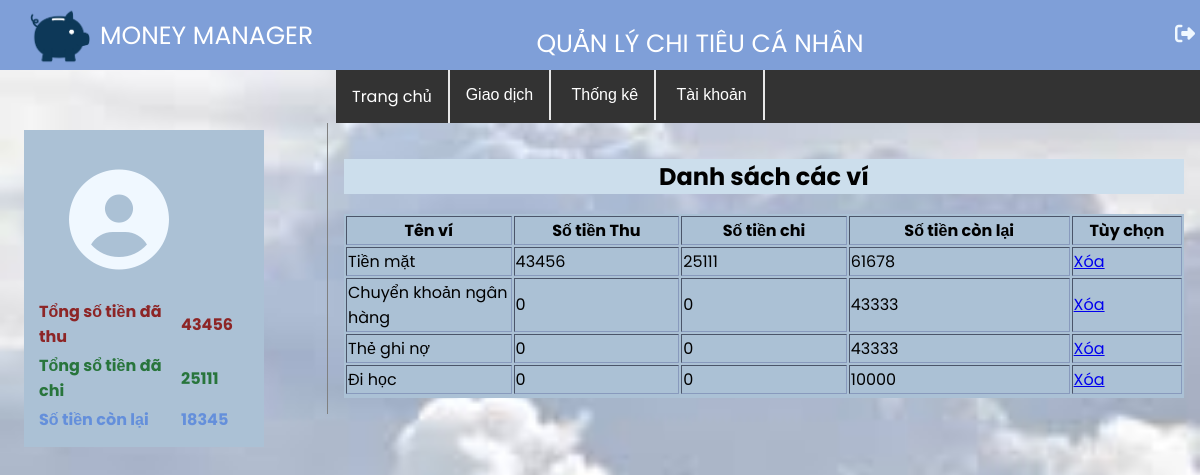
Screenshot of /Danhsachvi.php with the database file from the repository.
### tables this page shows
CREATE TABLE `list_accounts` (
  `id_acc` int(8) NOT NULL,
  `name_acc` varchar(50) NOT NULL,
  `money_acc` int(50) NOT NULL,
  `thu` int(11) NOT NULL,
  `chi` int(11) NOT NULL
);

### Danhsachvi.php (the view, shortened to what this page needs)
<!doctype html>
<html>
<head>
    <link rel="stylesheet"href="https://stackpath.bootstrapcdn.com/font-awesome/4.7.0/css/font-awesome.min.css"/>
	<link rel="stylesheet" href="https://cdnjs.cloudflare.com/ajax/libs/font-awesome/5.15.3/css/all.min.css">
	<link rel="stylesheet" href="https://cdnjs.cloudflare.com/ajax/libs/font-awesome/6.2.1/css/all.min.css">
	<link rel="stylesheet" href="main.css"/>
</head>
<body>
	<div id="header">
		<div>
				<img src="images/Money Manager (1).png" id="anh">
				<p id="money">MONEY MANAGER</p>
		</div>
	    <div id="chu">
				<marquee  direction="left" scrollamount="7" hspace="10%"  >
				<p>QUẢN LÝ CHI TIÊU CÁ NHÂN</p>
				</marquee>
				</div>
		<div id="icon"><a href="LoginView.php">
				 <i class="fa-solid fa-right-from-bracket"></i></a></div>
	</div>
	<nav>
        <ul>
           <li ><a class="dropdown"href="TrangChuLogin.php">Trang chủ</a></li>
			  <div class="dropdown">
				  <button class="dropbtn">Giao dịch</button>
			</div>
			<div class="dropdown">
			  <button class="dropbtn">Thống kê</button>
		</div>
            <div class="dropdown">
			  <button class="dropbtn">Tài khoản</button>
		</div>
        </ul>
    </nav>
	<article id="dsgd">
	  <h1>Danh sách các ví</h1>
		<table id="table_right_trangchu" border="1">
			<tr>
					<th width="15%">Tên ví</th>
					<th width="15%">Số tiền Thu</th>
					<th width="15%">Số tiền chi</th>
					<th width="20%">Số tiền còn lại</th>
					<th width="10%">Tùy chọn</th>
			</tr>
		<?php
		include("connectdb.php");
		$chi="Select * from list_accounts";
		$result = $conn->query($chi);
		if ($result->num_rows > 0) {
        while(($row = $result->fetch_assoc())){
			?>
		<tr>
					<td><?php echo $row["name_acc"]?></td>
					<td><?php echo $row["thu"]?></td>
					<td><?php echo $row["chi"]?></td>
					<td><?php echo $row["money_acc"]?></td>
					<td><a href="DelVi.php?id_acc=<?php echo $row["id_acc"]?>">Xóa</a></td>
			</tr>
		<?php
		}
	}
    else {
        echo "<p>No transactions found.</p>";
    }
			?>
		</table>
	</article>
	<section>
		<table id="table_left" border="0">
			<tr>
				<th width="160" height="150px">
					<i class="fa-solid fa-circle-user"></i>
				</th>
				<th width="150"></th>
			</tr>
			<tr>
				<?php
				$sql = "SELECT SUM(amount) AS total_in FROM giaodich WHERE kieu='Thu'";
				$result = $conn->query($sql);
				$row = $result->fetch_assoc();
				$total_in = $row["total_in"];
				?>
				<th id="sum_thu">Tổng số tiền đã thu</th>
				<th id="sum_thu"><?php echo $total_in; ?></th>
			</tr>
			<tr><th id="sum_chi">Tổng sổ tiền đã chi</th>
				<?php
				$sql = "SELECT SUM(amount) AS total_expense FROM giaodich WHERE kieu='Chi'";
				$result = $conn->query($sql);
				$row = $result->fetch_assoc();
				$total_expenses = $row["total_expense"];
				?>
				<th id="sum_chi"><?php echo $total_expenses ; ?></th>
				<th id="sum_chi"></th>
			</tr>
			<tr>
				<th id="sum">Số tiền còn lại</th>
				<?php $remaining_balance = $total_in - $total_expenses; ?>
				<th id="sum"> <?php echo $remaining_balance ?> </th>
				<th id="sum"></th>
			</tr>
		</table>
	</section>
</body>
</html>

### main.css (style rules this page uses)
body { background-image: url("images/download.jpg"); background-repeat: no-repeat; background-attachment: fixed; background-size: 100% 100%; font-family: "Poppins", sans-serif; margin: 0; padding: 0; }
#header { background:#7F9FD8; weight:1000px; height:70px; text-align:center; color:white; position: relative; }
#anh { width: 60px; height: 60px; float:left; margin-top: 5px; margin-left: 30px; text-align: center; }
.fa-right-from-bracket { float: right; font-size: 20px; margin-left: 44%; margin-top: 2%; position: relative; color: aliceblue; }
nav { background-color: #333; float:right; width: 72%; position:relative; }
nav ul { list-style-type: none; margin: 0; padding: 0; overflow: hidden; }
nav li { float: left; border-right: 2px solid #e8e8e8; }
#money { float:left; font-size: 25px; margin-top: 17px; margin-left: 100px;; text-align: center; position: absolute; }
#chu { margin-left:400px; font-size: 25px; float:right; text-align: center; width: 50%; margin-bottom: 25px; position: absolute; }
nav li a { display: block; color: white; text-align: center; padding: 14px 16px; text-decoration: none; }
h1 { text-align: center; display:block; background:#CCDEEC; }
.dropbtn { background-color: #333; color: white; padding: 16px; font-size: 16px; border: none; cursor: pointer; border-right: 2px solid #e8e8e8; }
.dropdown { position:inherit; display: inline-block; }
#dsgd { width: 70%; border-left: 1px solid gray; padding: 1em; overflow: hidden; display: grid; float:right; position: relative; }
article { width: 70%; border-left: 1px solid gray; padding: 1em; overflow: hidden; display: grid; float:right; position: relative; }
i { margin-right: 5px; }
#table_right_trangchu { border:thin; border-bottom: #889ABD; border-top: #889ABD; border-right: #889ABD; border-left: #889ABD; width:100%; position: relative; float: left; background: #ABC1D5; }
#sum_chi { color:#8D2526; }
#sum_thu { color: #28753C; }
#sum { color:#648FDB; }
.fa-circle-user { font-size: 100px; margin-left: 30px; }
#table_left { width: 20%; text-align: left; margin-left: 2%; margin-right: 15%; margin-top: 5%; padding: 1% 1%; border: thin; border-bottom: #889ABD; border-top: #889ABD; border-right: #889ABD; border-left: #889ABD; float: left; position: absolute; background:#ABC1D5; }
#sum_thu { color:#8D2526; }
#sum_chi { color: #28753C; }
.fa-circle-user { font-size: 100px; margin-left: 30px; color: aliceblue; }
p { margin-bottom: 20px; }
button { background-color: #333; color: #fff; border: none; padding: 10px 20px; cursor: pointer; }

### rows the page displays
list_accounts: name_acc "Tiền mặt", thu "43456", chi "25111", money_acc "61678"
list_accounts: name_acc "Chuyển khoản ngân hàng", thu "0", chi "0", money_acc "43333"
list_accounts: name_acc "Thẻ ghi nợ", thu "0", chi "0", money_acc "43333"
list_accounts: name_acc "Đi học", thu "0", chi "0", money_acc "10000"

### other values shown
$total_in "43456"
$total_expenses "25111"
$remaining_balance "18345"
